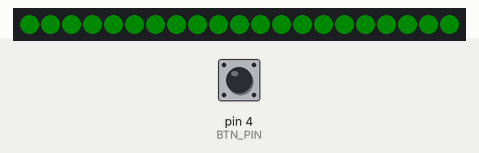
This sketch was run on a simulated Arduino Uno, built with avr-gcc and run on an emulated ATmega328P. On the bench: 21 RGB LEDs in strip order, left to right. The inputs (shaded band) are chosen by the test bench; at power-on: pin 4 (BTN_PIN) HIGH. Dim RGB values are drawn brighter than linear.

Above: at 3.3 s.
3.4 s: pin 4 (BTN_PIN) pulled LOW for 1 s
At 3.62 s:
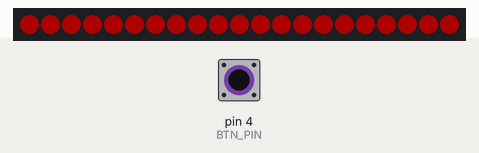
5.9 s: pin 4 (BTN_PIN) pulled LOW for 0.15 s
7.5 s: pin 4 (BTN_PIN) pulled LOW for 3.2 s
At 11.5 s:
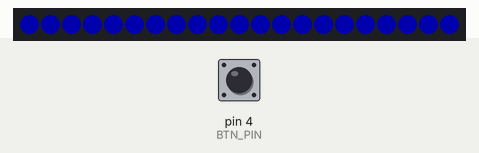
Timing chart, 0 to 13.0 s (numbered marks = the images above; inputs shaded):
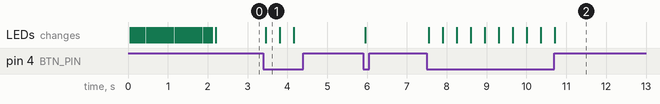

The sketch:

arduinodavid.ino
```cpp
#include <FastLED.h>
#define LED_PIN 2
#define NUM_LEDS 21
#define BTN_PIN 4
int compt=0; // variable de comptage
int oldcompt=0;
CRGB leds[NUM_LEDS];


void setup() {

  FastLED.addLeds<WS2812, LED_PIN, GRB>(leds, NUM_LEDS);
  FastLED.setMaxPowerInVoltsAndMilliamps(5, 500);
  FastLED.clear();
  FastLED.show();
pinMode(BTN_PIN, INPUT_PULLUP);
 for (int i=0; i<NUM_LEDS; i++){
    leds[i] = CRGB(0, 255 - 10*i, 10*i );
    FastLED.setBrightness(2*i);
    FastLED.show();
    delay(50);
  }
  // Turn lights from blue to magenta from right to left
  for (int i=NUM_LEDS; i>0; i--){
    leds[i] = CRGB(10*i,0 , 255-10*i);
    FastLED.setBrightness(100-i);
    FastLED.show();
    delay(50);
  }
//attachInterrupt(digitalPinToInterrupt(2),mafonction,FALLING);

}

void loop() {

  if(digitalRead(BTN_PIN)==LOW){
  compt=compt+1;
  }
if (compt != oldcompt){
if (compt<0) compt=1;
if (compt>3) compt=1;
switch (compt){
  case 1:

 Serial.println("vert");

  for (int i=0; i<NUM_LEDS; i++){
    leds[i] = CRGB(0,255,0);
    FastLED.setBrightness(10);
    FastLED.show();

  }

 break;

  case 2:
 Serial.println("rouge");

  for (int i=0; i<NUM_LEDS; i++){
    leds[i] = CRGB(255,0,0);
    FastLED.setBrightness(50);
    FastLED.show();
  }

 break;


  case 3:

 Serial.println("bleu");

  for (int i=0; i<NUM_LEDS; i++){
    leds[i] = CRGB(0,0,255);
    FastLED.setBrightness(50);
    FastLED.show();

  }

 break;


}
oldcompt=compt;
delay(300);

}
}
```

Measured:
- after the input at 3.4 s, the LEDs: change after 0.05 s (image 1)
- after the input at 7.5 s, the LEDs: change after 0.05 s (image 2)
